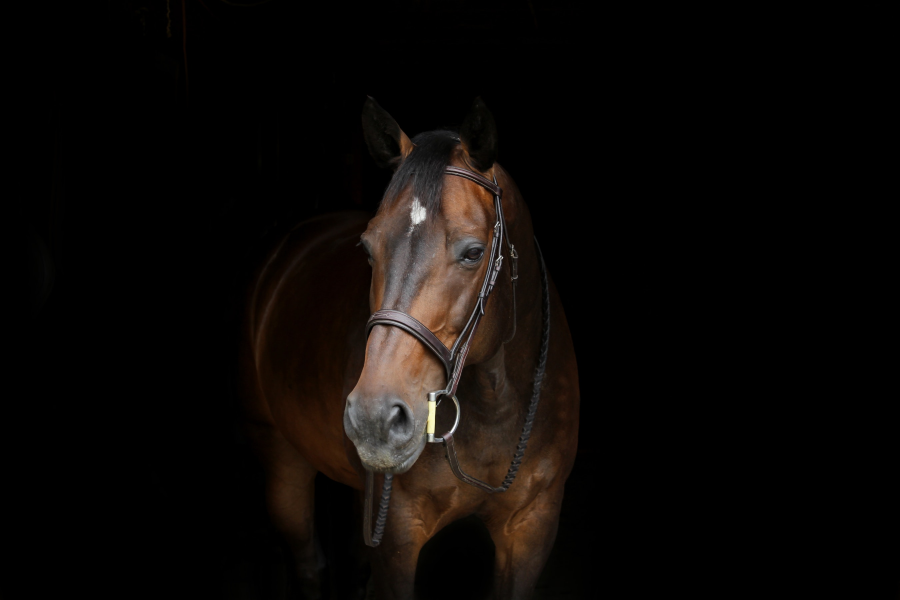
#> input picture DATA/horse.jpg, 2700 x 1800 px (shown at 1/3 size)
$ jupyter execute L_30.ipynb
#> lines starting #> are read from the running program, lines starting #| are printed output that depends on the picture
[cell 1]
import cv2
import numpy as np
import matplotlib.pyplot as plt

[cell 2]
dark_horse = cv2.imread('../DATA/horse.jpg')
#> dark_horse is the input picture: shape (1800, 2700, 3); mean B, G, R 6.9, 8.9, 12
show_horse = cv2.cvtColor(dark_horse, cv2.COLOR_BGR2RGB)

rainbow = cv2.imread('../DATA/rainbow.jpg')
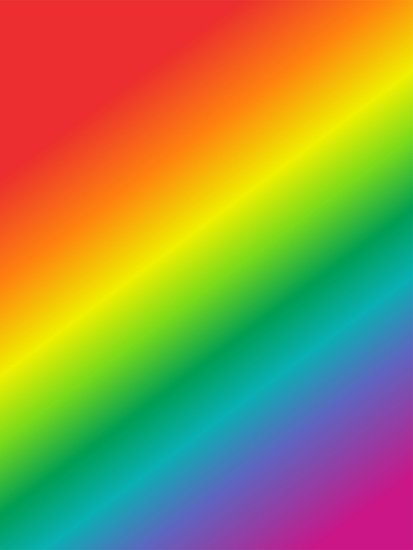
#> input picture DATA/rainbow.jpg, 413 x 550 px
#> rainbow is the input picture: shape (550, 413, 3); mean B, G, R 72.8, 142.3, 152.3
show_rainbow = cv2.cvtColor(rainbow, cv2.COLOR_BGR2RGB)

blue_bricks = cv2.imread('../DATA/bricks.jpg')
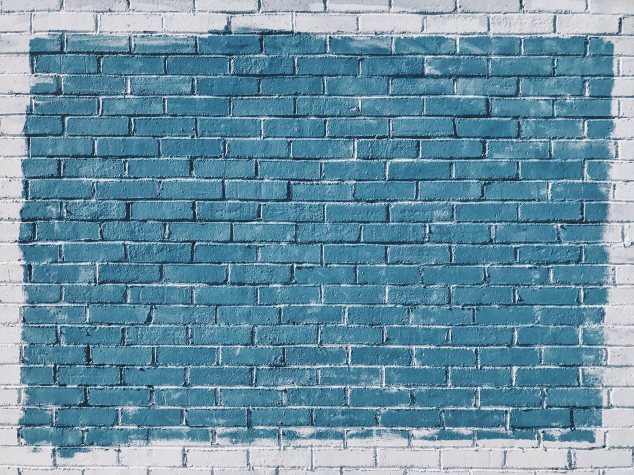
#> input picture DATA/bricks.jpg, 1267 x 950 px (shown at 1/2 size)
#> blue_bricks is the input picture: shape (950, 1267, 3); mean B, G, R 163.5, 144, 104.9
show_bricks = cv2.cvtColor(blue_bricks, cv2.COLOR_BGR2RGB)

[cell 3]
plt.imshow(show_horse)

[cell 4]
plt.imshow(show_rainbow)

[cell 5]
plt.imshow(show_bricks)

[cell 6]
hist_values = cv2.calcHist([blue_bricks],channels=[0],mask=None,histSize=[256],ranges=[0,256])
#> hist_values = 256 values, max 19329 at index 150, min 0 at index 0, mean 4701.8

[cell 7]
hist_values.shape
#> Out = (256, 1)

[cell 8]
plt.plot(hist_values)
#> figure, not shown here; curve peaks at x = 150, y = 19329

[cell 9]
hist_values = cv2.calcHist([dark_horse],channels=[0],mask=None,histSize=[256],ranges=[0,256])
#> hist_values = 256 values, max 3726045 at index 0, min 10 at index 246, mean 18984.4

[cell 10]
plt.plot(hist_values)
#> figure, not shown here; curve peaks at x = 0, y = 3726045

[cell 11]
img = dark_horse

[cell 12]
color = ('b','g','r')

for i,col in enumerate(color):
    histr = cv2.calcHist([img],[i],None,[256],[0,256])
    plt.plot(histr,color=col)
    plt.xlim([0,50])
    plt.ylim([0,500000])

plt.title('HISTOGRAM')
#> figure, not shown here; curve peaks at x = 0, y = 3726045; curve peaks at x = 0, y = 3605157; curve peaks at x = 0, y = 3582424

[cell 13]
rainbow = cv2.imread('../DATA/rainbow.jpg')
show_rainbow = cv2.cvtColor(rainbow, cv2.COLOR_BGR2RGB)

[cell 14]
img = rainbow

[cell 15]
img.shape
#> Out = (550, 413, 3)

[cell 16]
mask = np.zeros(img.shape[:2], np.uint8)

[cell 17]
#plt.imshow(mask,cmap='gray')
mask[300:400,100:400] = 255

[cell 18]
plt.imshow(mask,cmap='gray')
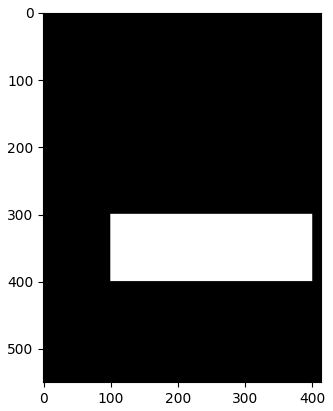
#> figure drawn by matplotlib, 1 panel

[cell 19]
masked_img = cv2.bitwise_and(img,img,mask=mask)
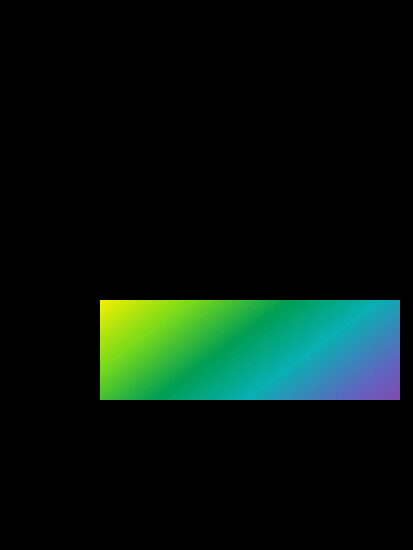
#> masked_img: shape (550, 413, 3); mean B, G, R 14.7, 22.5, 6.8

[cell 20]
show_masked_img = cv2.bitwise_and(show_rainbow,show_rainbow,mask=mask)

[cell 21]
plt.imshow(show_masked_img)

[cell 22]
plt.imshow(show_rainbow)

[cell 23]
hist_mask_values_red = cv2.calcHist([rainbow],channels=[2],mask=mask,histSize=[256],ranges=[0,256])
#> hist_mask_values_red = 256 values, max 1332 at index 1, min 0 at index 221, mean 117.2

[cell 24]
hist_values_red = cv2.calcHist([rainbow],channels=[2],mask=None,histSize=[256],ranges=[0,256])
#> hist_values_red = 256 values, max 20471 at index 236, min 70 at index 226, mean 887.3

[cell 25]
plt.plot(hist_mask_values_red)
plt.title('RED HISTOGRAM')
#> figure, not shown here; curve peaks at x = 1, y = 1332

[cell 26]
plt.plot(hist_values_red)
plt.title('RED HISTOGRAM')
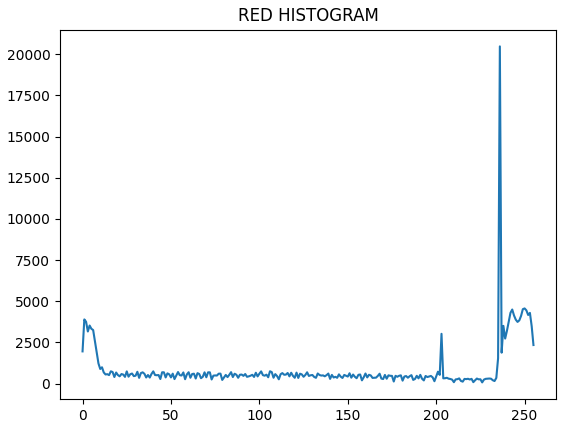
#> figure drawn by matplotlib, 1 panel; curve peaks at x = 236, y = 20471

[cell 27]
gorilla = cv2.imread('../DATA/gorilla.jpg',0)
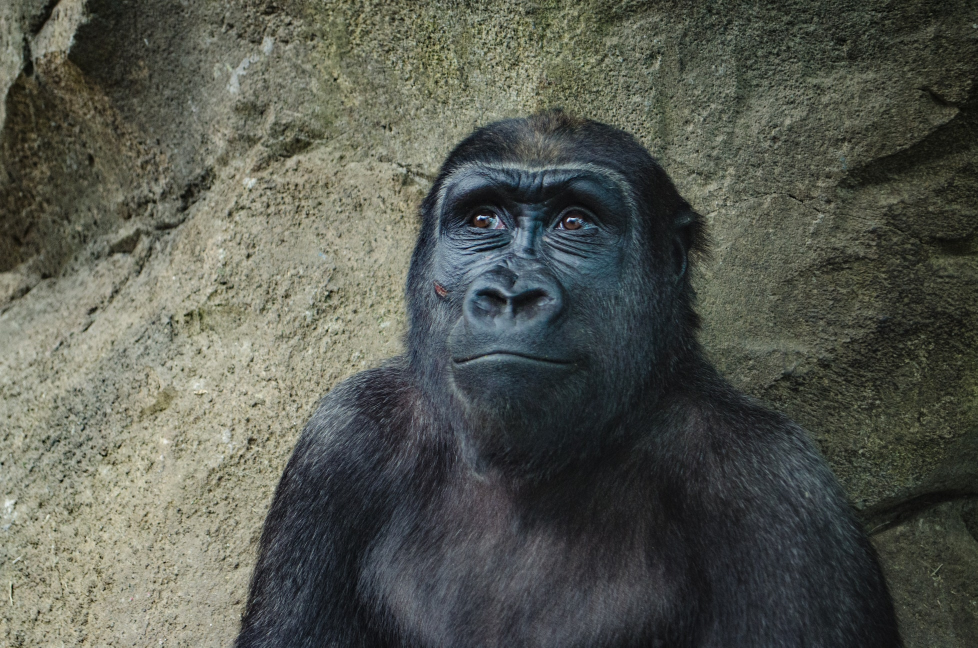
#> input picture DATA/gorilla.jpg, 1955 x 1295 px (shown at 1/2 size)
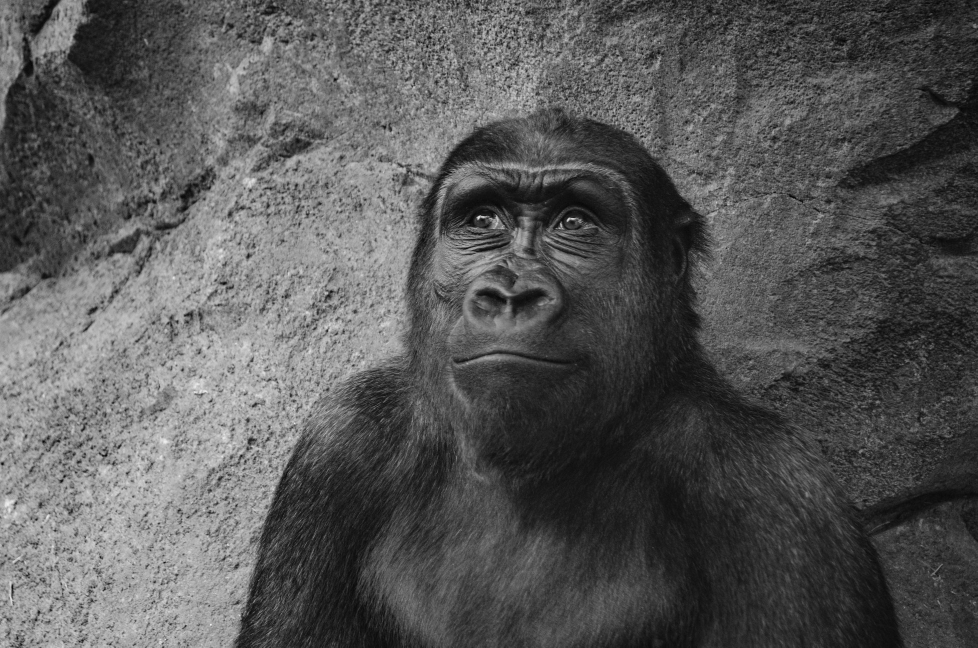
#> gorilla: shape (1295, 1955) (shown at 1/2 size); min 0, max 255, mean 87.1

[cell 28]
def display(img,cmap=None):
    fig = plt.figure(figsize=(10,8))
    ax = fig.add_subplot(111)
    ax.imshow(img,cmap)

[cell 29]
display(gorilla,cmap='gray')

[cell 30]
gorilla.shape
#> Out = (1295, 1955)

[cell 31]
hist_values = cv2.calcHist([gorilla],channels=[0],mask=None,histSize=[256],ranges=[0,256])
#> hist_values = 256 values, max 24421 at index 38, min 0 at index 242, mean 9889.6

[cell 32]
plt.plot(hist_values)
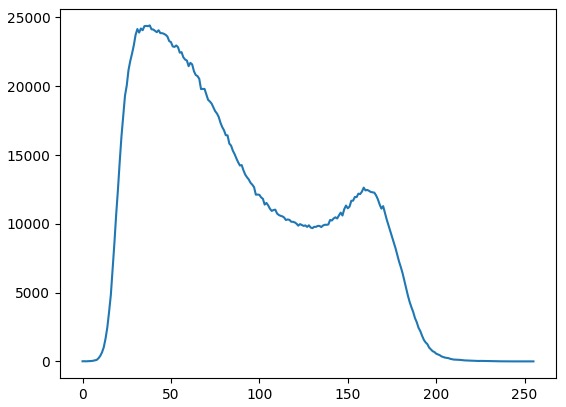
#> figure drawn by matplotlib, 1 panel; curve peaks at x = 38, y = 24421

[cell 33]
eq_gorilla = cv2.equalizeHist(gorilla)
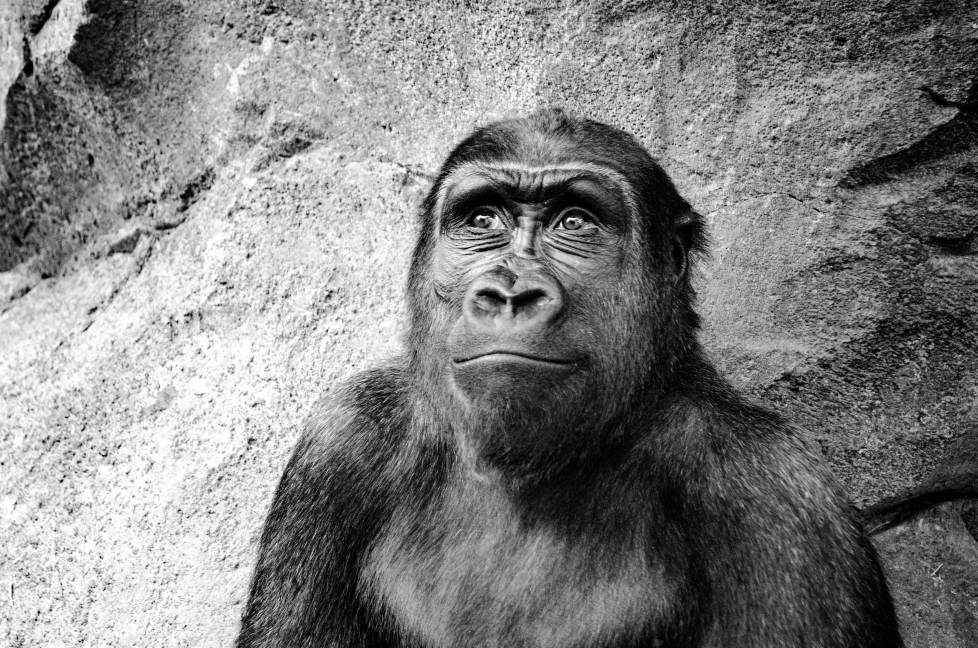
#> eq_gorilla: shape (1295, 1955) (shown at 1/2 size); min 0, max 255, mean 128.3

[cell 34]
display(eq_gorilla,cmap='gray')

[cell 35]
hist_values = cv2.calcHist([eq_gorilla],channels=[0],mask=None,histSize=[256],ranges=[0,256])
#> hist_values = 256 values, max 24421 at index 45, min 0 at index 6, mean 9889.6

[cell 36]
plt.plot(hist_values)
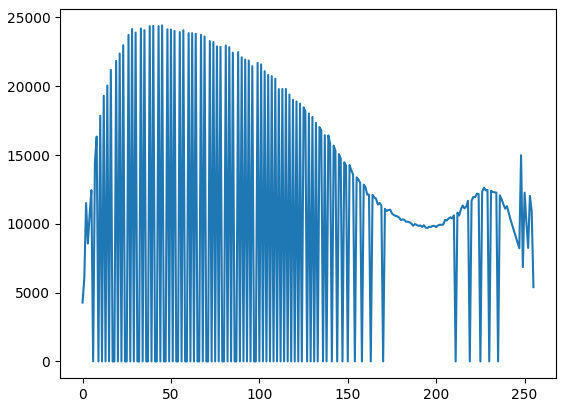
#> figure drawn by matplotlib, 1 panel; curve peaks at x = 45, y = 24421

[cell 37]
color_gorilla = cv2.imread('../DATA/gorilla.jpg')
#> color_gorilla is the input picture: shape (1295, 1955, 3); mean B, G, R 80.4, 88.9, 86

[cell 38]
show_gorilla =cv2.cvtColor(color_gorilla,cv2.COLOR_BGR2RGB)

[cell 39]
display(show_gorilla)

[cell 40]
hsv = cv2.cvtColor(color_gorilla,cv2.COLOR_BGR2HSV)
#> hsv: shape (1295, 1955, 3); mean H, S, V 59, 46.4, 91.6

[cell 41]
hsv[:,:,2]

[cell 42]
hsv[:,:,2].min()
#> Out = 1

[cell 43]
hsv[:,:,2] = cv2.equalizeHist(hsv[:,:,2])
#> hsv: shape (1295, 1955, 3); mean H, S, V 59, 46.4, 128.3
